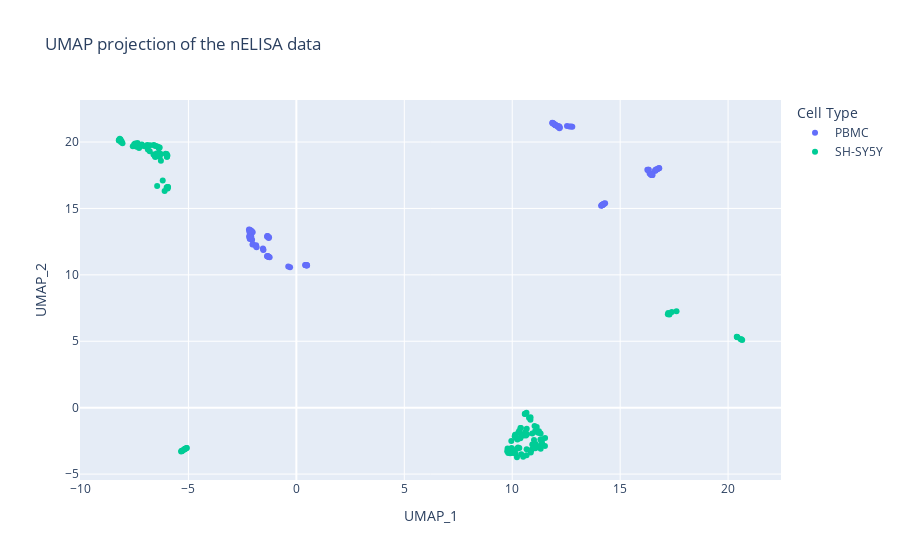
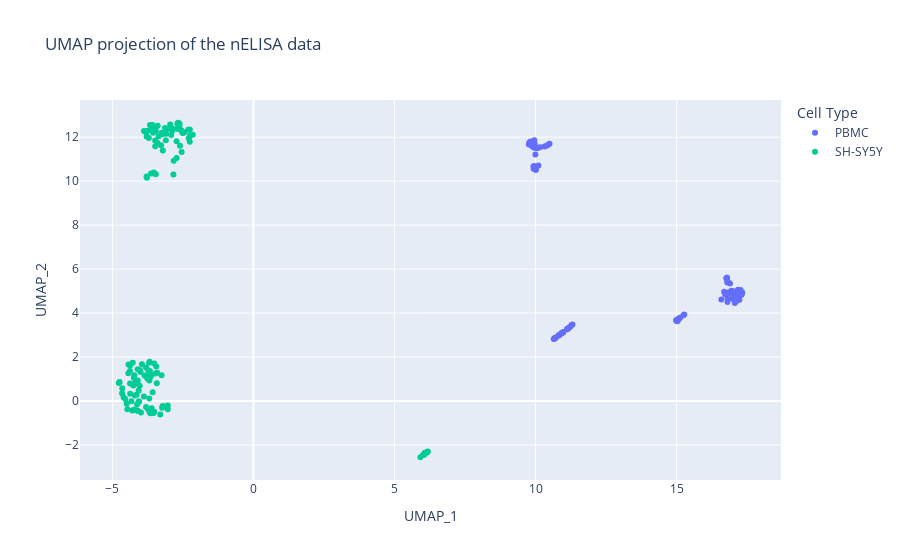
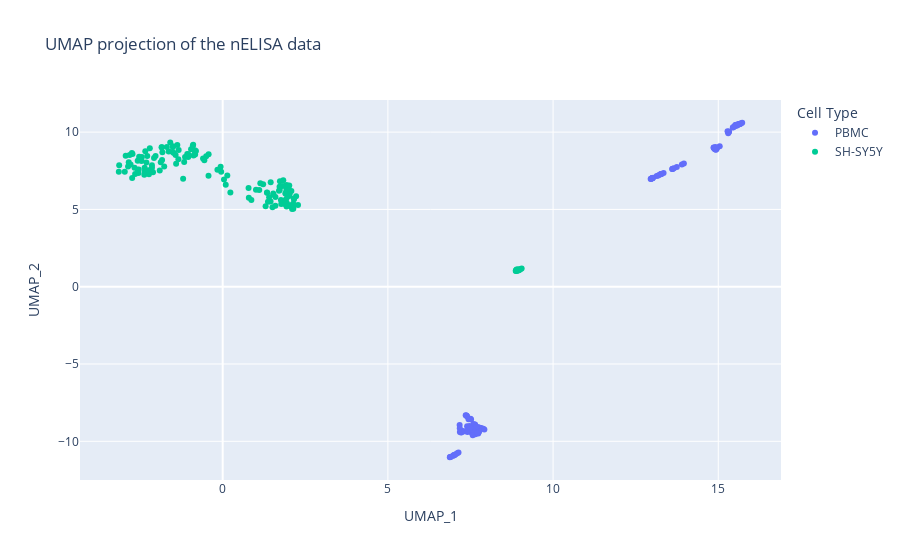

These figures' notebook cell, in order:
### Code cell
def umap_graph(df, df1):
    # UMAP parameters
    umap_df = umap.UMAP(n_components=2)

    # fit and transform data
    proj_2d = umap_df.fit_transform(df)

    # plot UMAP
    fig_2d = px.scatter(
        proj_2d,
        x=0,
        y=1,
        color=df1.cell_type,
        labels={"color": "Cell Type"},
        title="UMAP projection of the nELISA data",
    ).update_layout(xaxis_title="UMAP_1", yaxis_title="UMAP_2")
    fig_2d.show()

    # save UMAP
    fig_2d.write_html("UMAP_projection.html")
    fig_2d.write_image("UMAP_projection.png")


umap_graph(nELISA_data_values, nELISA_data)
umap_graph(nELISA_data_min_max, nELISA_data)
umap_graph(nELISA_data_standard, nELISA_data)

### Figure 1 — Plotly figure (JSON) as saved in the notebook; plotly's stock layout.template omitted (floating-point values rounded to 4 significant figures; data arrays with more than 128 entries replaced by an {"elided": "..."} marker saying what was removed)
{"data": [{"hovertemplate": "Cell Type=PBMC<br>0=%{x}<br>1=%{y}<extra></extra>", "legendgroup": "PBMC", "marker": {"color": "#636efa", "symbol": "circle"}, "mode": "markers", "name": "PBMC", "orientation": "v", "showlegend": true, "type": "scatter", "x": [12.16, 12.18, 16.81, 16.8, -2.05, -1.55, 12.21, 12.15, 12.12, 12.12, 16.73, 16.72, -2.154, -2.162, 12.19, 12.13, 12.04, 12.02, 16.43, 16.47, -1.34, -1.307, 11.98, 12.01, 11.99, 11.94, -2.184, -1.532, -1.323, -1.319, 11.91, 11.95, 14.18, 14.17, -2.033, -1.865, -2.113, -2.09, 14.15, 14.15, 14.15, 14.12, -2.009, -1.864, -2.155, -2.171, 14.15, 14.16, 14.3, 14.25, -1.354, -1.33, -2.024, -2.162, 14.21, 14.27, 0.4399, 0.4036, -1.345, -1.333, -2.069, -2.133, 0.4593, 0.4337, 11.92, 11.86, -1.843, -1.529, -2.102, -2.107, 11.86, 11.87, 16.66, 16.63, -0.291, -0.3753, -1.237, -1.283, 16.62, 16.64, 16.43, 16.36, 12.78, 12.73, -1.305, -1.36, 16.45, 16.43, 16.49, 16.47, 12.54, 12.65, -2.095, -2.195, 16.49, 16.45, 16.26, 16.29, 14.24, 14.19, -2.174, -2.048, 16.31, 16.32, 0.4895, 0.4752, -1.281, -1.265, -2.149, -2.179, 0.4747, 0.497], "xaxis": "x", "y": [21.18, 21.17, 18.02, 18.05, 12.64, 11.99, 21.09, 21.12, 21.17, 21.15, 17.96, 17.98, 12.7, 12.76, 21.04, 21.18, 21.24, 21.26, 17.61, 17.62, 11.42, 11.38, 21.3, 21.26, 21.28, 21.34, 12.91, 11.92, 11.37, 11.39, 21.37, 21.33, 15.27, 15.26, 12.29, 12.13, 13.25, 12.89, 15.24, 15.24, 15.24, 15.21, 12.31, 12.23, 12.93, 12.85, 15.24, 15.25, 15.39, 15.34, 12.86, 12.91, 13.21, 13.39, 15.3, 15.36, 10.71, 10.75, 12.92, 12.91, 13.23, 13.33, 10.73, 10.72, 21.39, 21.44, 12.08, 11.88, 13.34, 13.28, 21.45, 21.42, 17.92, 17.84, 10.57, 10.64, 11.32, 11.36, 17.87, 17.86, 17.54, 17.62, 21.14, 21.17, 11.38, 11.41, 17.56, 17.55, 17.52, 17.51, 21.21, 21.18, 13.3, 13.41, 17.52, 17.56, 17.92, 17.88, 15.35, 15.3, 13.36, 13.25, 17.92, 17.91, 10.73, 10.71, 12.78, 12.84, 12.9, 13.24, 10.72, 10.7], "yaxis": "y"}, {"hovertemplate": "Cell Type=SH-SY5Y<br>0=%{x}<br>1=%{y}<extra></extra>", "legendgroup": "SH-SY5Y", "marker": {"color": "#00cc96", "symbol": "circle"}, "mode": "markers", "name": "SH-SY5Y", "orientation": "v", "showlegend": true, "type": "scatter", "x": {"elided": "142 float values"}, "xaxis": "x", "y": {"elided": "142 float values"}, "yaxis": "y"}], "layout": {"legend": {"title": {"text": "Cell Type"}, "tracegroupgap": 0}, "title": {"text": "UMAP projection of the nELISA data"}, "xaxis": {"anchor": "y", "domain": [0, 1], "title": {"text": "UMAP_1"}}, "yaxis": {"anchor": "x", "domain": [0, 1], "title": {"text": "UMAP_2"}}}}

### Figure 2 — Plotly figure (JSON) as saved in the notebook; plotly's stock layout.template omitted (floating-point values rounded to 4 significant figures; data arrays with more than 128 entries replaced by an {"elided": "..."} marker saying what was removed)
{"data": [{"hovertemplate": "Cell Type=PBMC<br>0=%{x}<br>1=%{y}<extra></extra>", "legendgroup": "PBMC", "marker": {"color": "#636efa", "symbol": "circle"}, "mode": "markers", "name": "PBMC", "orientation": "v", "showlegend": true, "type": "scatter", "x": [9.765, 9.827, 11.31, 11.27, 17.02, 16.68, 9.855, 9.97, 9.86, 10.16, 10.99, 10.96, 16.94, 17.14, 9.874, 9.94, 9.889, 9.923, 10.69, 10.85, 16.89, 16.81, 9.796, 9.777, 9.954, 10.03, 17.22, 16.9, 16.78, 16.78, 9.854, 9.802, 9.949, 9.924, 17.17, 16.98, 17.31, 17.27, 10.0, 10.0, 9.938, 9.973, 17.15, 16.94, 17.09, 16.81, 9.997, 10.01, 9.971, 9.992, 17.32, 17.07, 17.21, 17.21, 9.974, 9.935, 14.99, 15.12, 17.13, 17.06, 17.1, 16.8, 15.06, 15.09, 9.946, 9.825, 16.85, 16.72, 17.06, 17.23, 10.08, 9.992, 11.22, 10.91, 15.27, 15.24, 16.8, 16.8, 10.94, 10.93, 10.7, 10.64, 10.45, 10.49, 16.78, 16.76, 10.81, 10.7, 10.68, 10.68, 10.32, 10.39, 16.97, 17.06, 10.8, 10.71, 11.11, 11.11, 9.967, 10.1, 17.3, 17.15, 11.16, 11.16, 15.03, 14.99, 16.87, 16.58, 17.15, 17.02, 15.04, 15.03], "xaxis": "x", "y": [11.66, 11.8, 3.477, 3.448, 4.794, 4.965, 11.81, 11.7, 11.75, 11.54, 3.142, 3.118, 5.019, 4.559, 11.72, 11.75, 11.58, 11.55, 2.866, 3.017, 5.339, 5.41, 11.68, 11.75, 11.86, 11.5, 4.771, 4.894, 5.602, 5.573, 11.69, 11.78, 10.69, 10.66, 5.058, 5.004, 4.883, 5.049, 10.6, 10.52, 10.56, 10.57, 4.918, 4.961, 4.931, 4.634, 10.62, 10.52, 10.63, 10.57, 4.93, 4.657, 4.878, 4.844, 10.64, 10.58, 3.652, 3.782, 4.962, 4.951, 4.985, 4.503, 3.722, 3.758, 11.54, 11.66, 4.945, 4.843, 4.583, 4.607, 11.51, 11.22, 3.37, 3.068, 3.929, 3.896, 5.428, 5.387, 3.086, 3.089, 2.867, 2.817, 11.65, 11.7, 5.606, 5.585, 2.974, 2.869, 2.846, 2.851, 11.57, 11.61, 4.649, 4.455, 2.972, 2.879, 3.261, 3.263, 10.55, 10.71, 4.835, 4.635, 3.312, 3.306, 3.693, 3.687, 4.903, 4.618, 4.663, 4.679, 3.702, 3.632], "yaxis": "y"}, {"hovertemplate": "Cell Type=SH-SY5Y<br>0=%{x}<br>1=%{y}<extra></extra>", "legendgroup": "SH-SY5Y", "marker": {"color": "#00cc96", "symbol": "circle"}, "mode": "markers", "name": "SH-SY5Y", "orientation": "v", "showlegend": true, "type": "scatter", "x": {"elided": "142 float values"}, "xaxis": "x", "y": {"elided": "142 float values"}, "yaxis": "y"}], "layout": {"legend": {"title": {"text": "Cell Type"}, "tracegroupgap": 0}, "title": {"text": "UMAP projection of the nELISA data"}, "xaxis": {"anchor": "y", "domain": [0, 1], "title": {"text": "UMAP_1"}}, "yaxis": {"anchor": "x", "domain": [0, 1], "title": {"text": "UMAP_2"}}}}

### Figure 3 — Plotly figure (JSON) as saved in the notebook; plotly's stock layout.template omitted (floating-point values rounded to 4 significant figures; data arrays with more than 128 entries replaced by an {"elided": "..."} marker saying what was removed)
{"data": [{"hovertemplate": "Cell Type=PBMC<br>0=%{x}<br>1=%{y}<extra></extra>", "legendgroup": "PBMC", "marker": {"color": "#636efa", "symbol": "circle"}, "mode": "markers", "name": "PBMC", "orientation": "v", "showlegend": true, "type": "scatter", "x": [15.66, 15.6, 13.9, 13.96, 7.823, 7.398, 15.64, 15.64, 15.69, 15.44, 13.34, 13.18, 7.755, 7.536, 15.65, 15.54, 15.52, 15.52, 13.0, 13.14, 7.503, 7.517, 15.56, 15.58, 15.52, 15.56, 7.648, 7.557, 7.385, 7.395, 15.57, 15.59, 15.04, 14.92, 7.736, 7.75, 7.921, 7.801, 14.94, 14.86, 14.9, 14.92, 7.641, 7.593, 7.476, 7.242, 14.89, 14.93, 14.95, 14.86, 7.886, 7.171, 7.765, 7.756, 14.96, 14.93, 7.01, 6.999, 7.737, 7.58, 7.682, 7.176, 7.054, 6.973, 15.49, 15.72, 7.481, 7.418, 7.424, 7.236, 15.45, 15.3, 13.61, 13.27, 7.137, 7.098, 7.477, 7.44, 13.22, 13.28, 12.99, 12.96, 15.3, 15.32, 7.355, 7.372, 13.27, 12.95, 13.03, 12.99, 15.28, 15.33, 7.58, 7.211, 13.0, 13.0, 13.61, 13.63, 14.91, 14.95, 7.495, 7.569, 13.74, 13.66, 7.0, 6.913, 7.179, 7.325, 7.714, 7.408, 6.882, 6.874], "xaxis": "x", "y": [10.55, 10.48, 7.905, 7.967, -9.135, -9.026, 10.52, 10.5, 10.56, 10.29, 7.358, 7.199, -9.109, -9.453, 10.54, 10.43, 10.46, 10.42, 7.017, 7.155, -8.548, -8.596, 10.46, 10.47, 10.45, 10.41, -9.547, -9.107, -8.351, -8.372, 10.49, 10.49, 9.081, 8.938, -9.501, -9.108, -9.232, -9.151, 8.951, 8.965, 8.91, 8.869, -8.917, -8.881, -9.005, -9.318, 8.908, 8.905, 8.931, 9.009, -9.179, -8.938, -9.366, -9.119, 8.97, 8.862, -10.89, -10.9, -9.32, -9.19, -9.057, -9.156, -10.84, -10.93, 10.37, 10.61, -9.135, -9.28, -9.357, -9.417, 10.32, 9.921, 7.613, 7.282, -10.72, -10.77, -8.562, -8.577, 7.238, 7.294, 7.01, 6.981, 10.01, 10.01, -8.309, -8.33, 7.283, 6.974, 7.048, 7.007, 10.06, 10.04, -9.32, -9.437, 7.017, 7.017, 7.618, 7.63, 9.03, 8.992, -9.127, -9.608, 7.749, 7.663, -10.89, -10.99, -9.393, -9.355, -9.44, -9.392, -11.02, -11.03], "yaxis": "y"}, {"hovertemplate": "Cell Type=SH-SY5Y<br>0=%{x}<br>1=%{y}<extra></extra>", "legendgroup": "SH-SY5Y", "marker": {"color": "#00cc96", "symbol": "circle"}, "mode": "markers", "name": "SH-SY5Y", "orientation": "v", "showlegend": true, "type": "scatter", "x": {"elided": "142 float values"}, "xaxis": "x", "y": {"elided": "142 float values"}, "yaxis": "y"}], "layout": {"legend": {"title": {"text": "Cell Type"}, "tracegroupgap": 0}, "title": {"text": "UMAP projection of the nELISA data"}, "xaxis": {"anchor": "y", "domain": [0, 1], "title": {"text": "UMAP_1"}}, "yaxis": {"anchor": "x", "domain": [0, 1], "title": {"text": "UMAP_2"}}}}
